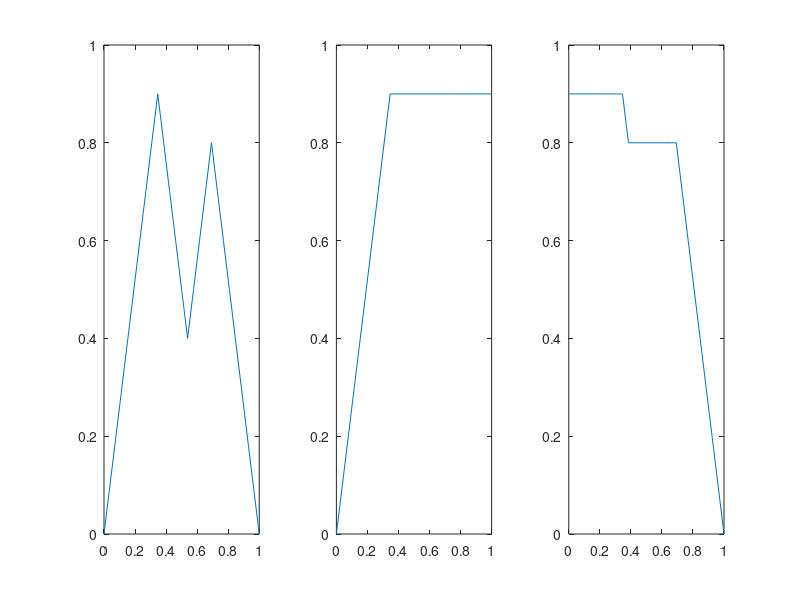

The MATLAB source for this figure:
x=linspace(0,1,27);
Y=[0 0.1 0.2 0.3 0.4 0.5 0.6 0.7 0.8 0.9 0.8 0.7 0.6 0.5 0.4 0.5 0.6 0.7 0.8 0.7 0.6 0.5 0.4 0.3 0.2 0.1 0];
subplot(1,3,1);
plot(x,Y);
axis([0 1 0 1]);

for i=1:27
    L(i)=max(Y(1:i));
end
subplot(1,3,2);
plot(x,L);
axis([0 1 0 1]);

for i=1:27
    R(i)=max(Y(i:27));
end
subplot(1,3,3);
plot(x,R);
axis([0 1 0 1])

